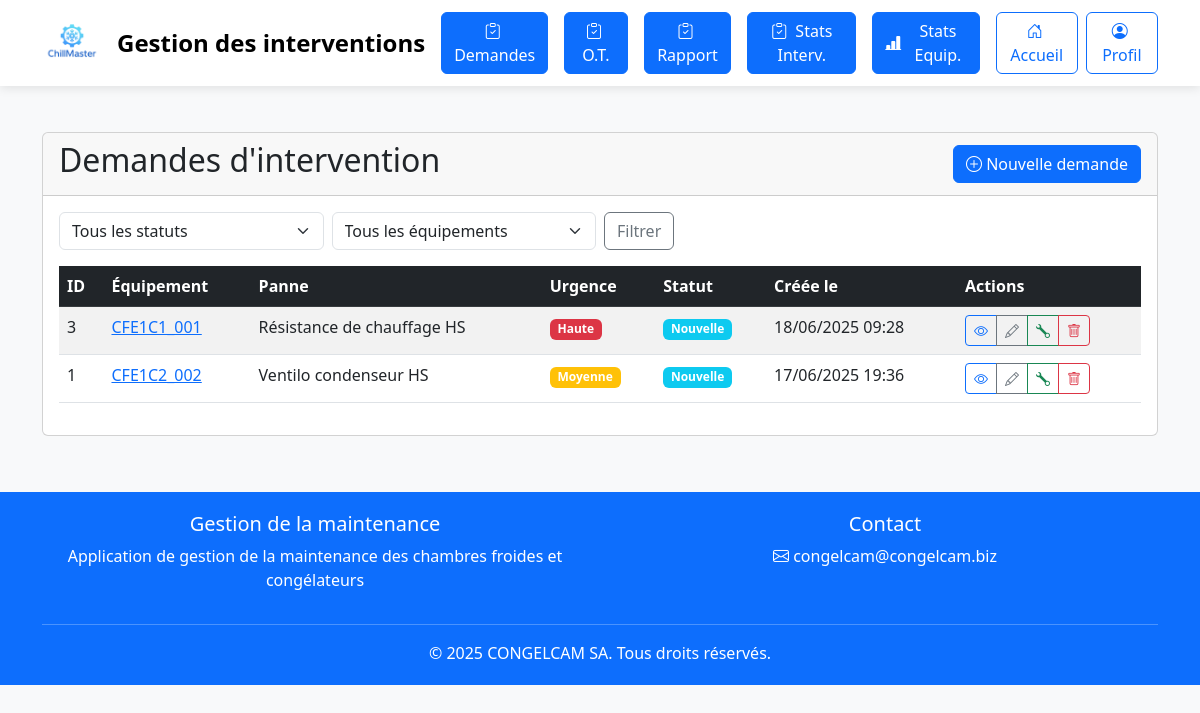
The page /intervention/demandes/ (signed in) on the database its author committed.
### intervention/models.py (models this page shows, shortened)
class DemandeIntervention(models.Model):
    panne = models.ForeignKey(Panne, on_delete=models.CASCADE, related_name='demandes')
    equipement = models.ForeignKey(Equipment, on_delete=models.CASCADE, related_name='demandes')
    date_creation = models.DateTimeField(auto_now_add=True)
    date_modification = models.DateTimeField(auto_now=True)
    urgence = models.CharField(max_length=1, choices=[
        ('H', 'Haute'),
        ('M', 'Moyenne'),
        ('B', 'Basse')
    ], default='M')
    description = models.TextField()
    statut = models.CharField(max_length=1, choices=STATUT_DEMANDE, default='N')
    created_by = models.ForeignKey(settings.AUTH_USER_MODEL, on_delete=models.SET_NULL, null=True)
    class Meta:
        ordering = ['-date_creation']
        verbose_name = "Demande d'intervention"
        verbose_name_plural = "Demandes d'intervention"

### equipments/models.py (models this page shows, shortened)
class Equipment(models.Model):
    FAMILY_CHOICES = [
        ('CF', 'Chambre Froide'),
        ('CG', 'Congélateur'),
    ]
    STATUS_CHOICES = [
        ('actif', 'Actif'),
        ('panne', 'En panne'),
        ('arret', 'Arrêt'),
    ]
    SITE_CHOICES = [
        ('digue', 'DIGUE'),
        ('cittma', 'CITTMA'),
        ('sotranav', 'SOTRANAV'),
        ('E1', 'ESSENGUE 1'),
        ('E2', 'ESSENGUE 2'),
        ('E3', 'ESSENGUE 3'),
        ('E4', 'ESSENGUE 4'),
        ('E5', 'ESSENGUE 5'),
        ('E6', 'ESSENGUE 6'),
        ('bonaberi', 'BONABERI'),
    ]
    family = models.CharField(max_length=2, choices=FAMILY_CHOICES, verbose_name="Famille")
    sub_family = models.CharField(max_length=100, verbose_name="Sous-famille")
    code = models.CharField(max_length=50, primary_key=True, verbose_name="Code")
    designation = models.CharField(max_length=200, verbose_name="Désignation")
    capacity = models.DecimalField(max_digits=7, decimal_places=2, verbose_name="Capacité (T)")
    site = models.CharField(max_length=100, choices=SITE_CHOICES, verbose_name="Site")
    number = models.CharField(max_length=50, verbose_name="Numéro")
    group_count = models.IntegerField(verbose_name="Nombre de groupes")
    power_per_group = models.DecimalField(max_digits=5, decimal_places=2, verbose_name="Puissance/groupe (kW)")
    manufacturer = models.CharField(max_length=100, verbose_name="Constructeur")
    temperature_setpoint = models.DecimalField(max_digits=5, decimal_places=2, verbose_name="T° consigne")
    status = models.CharField(max_length=10, choices=STATUS_CHOICES, verbose_name="Statut")
    commissioning_date = models.DateField(verbose_name="Date de mise en service")
    documentation = models.FileField(upload_to='equipments/docs/', blank=True, null=True, verbose_name="Documentation")
    class Meta:
        ordering = ['family', 'code']
        verbose_name = "Équipement"
        verbose_name_plural = "Équipements"

### pannes/models.py (models this page shows, shortened)
class Panne(models.Model):
    NIVEAU_ALERTE_CHOICES = [
        ('faible', 'Faible'),
        ('moyen', 'Moyen'),
        ('eleve', 'Élevé'),
        ('critique', 'Critique'),
    ]
    intitule = models.CharField(max_length=200, verbose_name="Intitulé de la panne")
    niveau_alerte = models.CharField(
        max_length=10,
        choices=NIVEAU_ALERTE_CHOICES,
        default='moyen',
        verbose_name="Niveau d'alerte"
    )
    code_panne = models.CharField(max_length=20, unique=True, editable=False)
    emetteur = models.CharField(max_length=100, verbose_name="Nom de l'émetteur")
    equipement = models.ForeignKey(
        Equipment,
        on_delete=models.CASCADE,
        verbose_name="Équipement concerné"
    )
    site = models.CharField(max_length=100)
    date_heure_panne = models.DateTimeField(
        default=timezone.now,
        verbose_name="Date et heure de la panne"
    )
    description = models.TextField(verbose_name="Description de la panne")
    date_creation = models.DateTimeField(auto_now_add=True)
    date_modification = models.DateTimeField(auto_now=True)
    resolue = models.BooleanField(default=False)
    class Meta:
        verbose_name = "Panne"
        verbose_name_plural = "Pannes"
        ordering = ['-date_heure_panne']

### intervention/views.py (the view)
# urls.py: path('demandes/', views.DemandeInterventionListView.as_view(), name='demande_list'),
class DemandeInterventionListView(LoginRequiredMixin, ListView):
    model = DemandeIntervention
    template_name = 'intervention/demande_list.html'
    context_object_name = 'demandes'
    paginate_by = 20
    def get_queryset(self):
        queryset = super().get_queryset().select_related('equipement', 'panne', 'created_by')
        statut = self.request.GET.get('statut')
        equipement = self.request.GET.get('equipement')
        site = self.request.GET.get('site')
        if statut:
            queryset = queryset.filter(statut=statut)
        if equipement:
            queryset = queryset.filter(equipement__code=equipement)
        if site:
            queryset = queryset.filter(equipement__site=site)
        return queryset.order_by('-date_creation')
    def get_context_data(self, **kwargs):
        context = super().get_context_data(**kwargs)
        context['equipments'] = Equipment.objects.all().order_by('code')
        context['sites'] = Equipment.SITE_CHOICES
        return context

### intervention/templates/intervention/demande_list.html (shortened to what this page needs)
{% extends 'intervention/base.html' %}
{% block content %}
<div class="card">
    <div class="card-header d-flex justify-content-between align-items-center">
        <h2>Demandes d'intervention</h2>
        <a href="{% url 'intervention:demande_create' %}" class="btn btn-primary">
            <i class="bi bi-plus-circle"></i> Nouvelle demande
        </a>
    </div>
    <div class="card-body">
        <div class="mb-3">
            <form method="get" class="row g-2">
                <div class="col-md-3">
                    <select name="statut" class="form-select">
                        <option value="">Tous les statuts</option>
                    </select>
                </div>
                <div class="col-md-3">
                    <select name="equipement" class="form-select">
                        <option value="">Tous les équipements</option>
                    </select>
                </div>
                <div class="col-md-2">
                    <button type="submit" class="btn btn-outline-secondary">Filtrer</button>
                </div>
            </form>
        </div>
        <div class="table-responsive">
            <table class="table table-striped table-hover">
                <thead class="table-dark">
                    <tr>
                        <th>ID</th>
                        <th>Équipement</th>
                        <th>Panne</th>
                        <th>Urgence</th>
                        <th>Statut</th>
                        <th>Créée le</th>
                        <th>Actions</th>
                    </tr>
                </thead>
                <tbody>
                    {% for demande in demandes %}
                    <tr>
                        <td>{{ demande.id }}</td>
                        <td>
                            <a href="{% url 'equipments:equipment_detail' code=demande.equipement.code %}">
                                {{ demande.equipement.code }}
                            </a>
                        </td>
                        <td>{{ demande.panne.intitule|truncatechars:30 }}</td>
                        <td>
                            <span class="badge bg-{% if demande.urgence == 'H' %}danger
                            {% elif demande.urgence == 'M' %}warning
                            {% else %}secondary{% endif %}">
                                {{ demande.get_urgence_display }}
                            </span>
                        </td>
                        <td>
                            <span class="badge bg-{% if demande.statut == 'N' %}info
                            {% elif demande.statut == 'E' %}primary
                            {% elif demande.statut == 'T' %}success
                            {% else %}secondary{% endif %}">
                                {{ demande.get_statut_display }}
                            </span>
                        </td>
                        <td>{{ demande.date_creation|date:"d/m/Y H:i" }}</td>
                        <td>
                            <div class="btn-group btn-group-sm">
                                <a href="{% url 'intervention:demande_detail' demande.pk %}" class="btn btn-outline-primary" title="Détails">
                                    <i class="bi bi-eye"></i>
                                </a>
                                <a href="{% url 'intervention:demande_update' demande.pk %}" class="btn btn-outline-secondary" title="Modifier">
                                    <i class="bi bi-pencil"></i>
                                </a>
                                <a href="{% url 'intervention:ordre_create' %}?demande={{ demande.pk }}" class="btn btn-outline-success" title="Créer ordre">
                                    <i class="bi bi-wrench"></i>
                                </a>
                                <a href="{% url 'intervention:demande_delete' demande.pk %}" class="btn btn-outline-danger" title="Supprimer">
                                    <i class="bi bi-trash"></i>
                                </a>
                            </div>
                        </td>
                    </tr>
                    {% empty %}
                    <tr>
                        <td colspan="7" class="text-center">Aucune demande d'intervention trouvée</td>
                    </tr>
                    {% endfor %}
                </tbody>
            </table>
        </div>
    </div>
</div>
{% endblock %}

### intervention/templates/intervention/base.html (shortened to what this page needs)
<!DOCTYPE html>
<html lang="fr">
<head>
    <link href="https://cdn.jsdelivr.net/npm/bootstrap@5.3.0/dist/css/bootstrap.min.css" rel="stylesheet">
    <link rel="stylesheet" href="https://cdnjs.cloudflare.com/ajax/libs/font-awesome/6.0.0/css/all.min.css">
    <link href="https://cdn.jsdelivr.net/npm/bootstrap-icons@1.11.1/font/bootstrap-icons.css" rel="stylesheet">
</head>
<body>
    <nav class="navbar navbar-expand-lg">
        <div class="container">
            <a class="navbar-brand" href="#">
                <img src="/media/chillmaster.png" alt="Logo" class="logo">
                <span class="fs-4">Gestion des interventions</span>
            </a>
            <div class="d-flex">
                {% if user.is_authenticated %}
                    <a href="{% url 'intervention:demande_list' %}" class="btn btn-primary me-3">
                        <i class="bi bi-clipboard-check me-1"></i> Demandes
                    </a>
                    <a href="{% url 'intervention:ordre_list' %}" class="btn btn-primary me-3">
                        <i class="bi bi-clipboard-check me-1"></i> O.T.
                    </a>
                    <a href="{% url 'intervention:rapport_create' %}" class="btn btn-primary me-3">
                        <i class="bi bi-clipboard-check me-1"></i> Rapport
                    </a>
                    <a href="{% url 'intervention:stats_interventions' %}" class="btn btn-primary me-3">
                        <i class="bi bi-clipboard-check me-1"></i> Stats Interv.
                    </a>
                    <a href="{% url 'pannes:failure_rate_list' %}"
                    class="btn btn-primary d-flex align-items-center me-3">
                        <i class="bi bi-bar-chart-line-fill me-2"></i>Stats Equip.
                    </a>
                    <a href="{% url 'dashboard_app:dashboard' %}" class="btn btn-outline-primary">
                        <i class="bi bi-house-door me-1"></i> Accueil
                    </a>
                    <a href="{% url 'accounts:profile' %}" class="btn btn-outline-primary ms-2">
                        <i class="bi bi-person-circle me-1"></i> Profil
                    </a>
                {% endif %}
            </div>
        </div>
    </nav>
    <div class="container py-3">
        {% block content %}{% endblock %}
    </div>
    <footer class="footer">
        <div class="container text-center">
            <div class="row">
                <div class="col-md-6">
                    <h5>Gestion de la maintenance</h5>
                    <p>Application de gestion de la maintenance des chambres froides et congélateurs</p>
                </div>
                <div class="col-md-6">
                    <h5>Contact</h5>
                    <p><i class="bi bi-envelope"></i> congelcam@congelcam.biz</p>
                </div>
            </div>
            <hr>
            <p class="mb-0">&copy; {% now "Y" %} CONGELCAM SA. Tous droits réservés.</p>
        </div>
    </footer>
</body>
</html>

### intervention/templates/intervention/base.html (style rules this page uses)
body { background-color: #f8f9fa; }
.btn-primary { background-color: #0d6efd; border-color: #0d6efd; }
.navbar { background-color: white; box-shadow: 0 2px 10px rgba(0, 0, 0, 0.1); margin-bottom: 30px; }
.navbar-brand { display: flex; align-items: center; font-weight: 600; }
.logo { height: 60px; margin-right: 15px; }
.btn-outline-danger { margin-left: 10px; }
.footer { background-color: #0d6efd; color: white; padding: 20px 0; margin-top: 40px; }

### rows shown on the page
DemandeIntervention: id "3", equipement.code "CFE1C1_001", panne.intitule "Résistance de chauffage HS", urgence "Haute", statut "Nouvelle", date_creation "18/06/2025 09:28"
DemandeIntervention: id "1", equipement.code "CFE1C2_002", panne.intitule "Ventilo condenseur HS", urgence "Moyenne", statut "Nouvelle", date_creation "17/06/2025 19:36"
